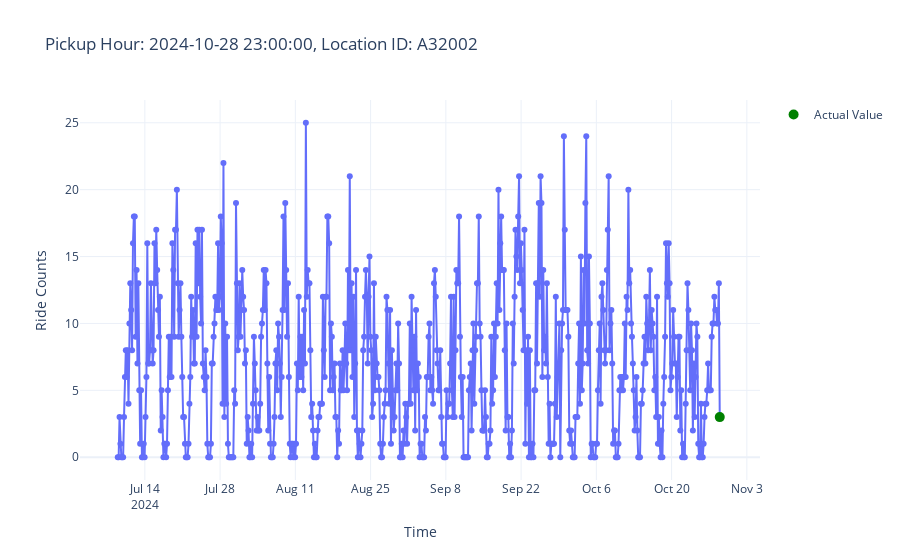

The notebook cell saved with this chart:
### Code cell
plot_aggregated_time_series(features, targets, row_id=1)

### Figure 1 — Plotly figure (JSON) as saved in the notebook; plotly's stock layout.template omitted (floating-point values rounded to 4 significant figures; data arrays with more than 128 entries replaced by an {"elided": "..."} marker saying what was removed)
{"data": [{"hovertemplate": "Time=%{x}<br>Ride Counts=%{y}<extra></extra>", "legendgroup": "", "line": {"color": "#636efa", "dash": "solid"}, "marker": {"symbol": "circle"}, "mode": "lines+markers", "name": "", "orientation": "v", "showlegend": false, "type": "scatter", "x": {"elided": "673 str values"}, "xaxis": "x", "y": {"elided": "673 float values"}, "yaxis": "y"}, {"line": {"color": "green"}, "marker": {"size": 10}, "mode": "markers", "name": "Actual Value", "type": "scatter", "x": ["2024-10-28T23:00:00.000000000"], "y": [3]}], "layout": {"legend": {"tracegroupgap": 0}, "title": {"text": "Pickup Hour: 2024-10-28 23:00:00, Location ID: A32002"}, "xaxis": {"anchor": "y", "domain": [0, 1], "title": {"text": "Time"}}, "yaxis": {"anchor": "x", "domain": [0, 1], "title": {"text": "Ride Counts"}}}}
